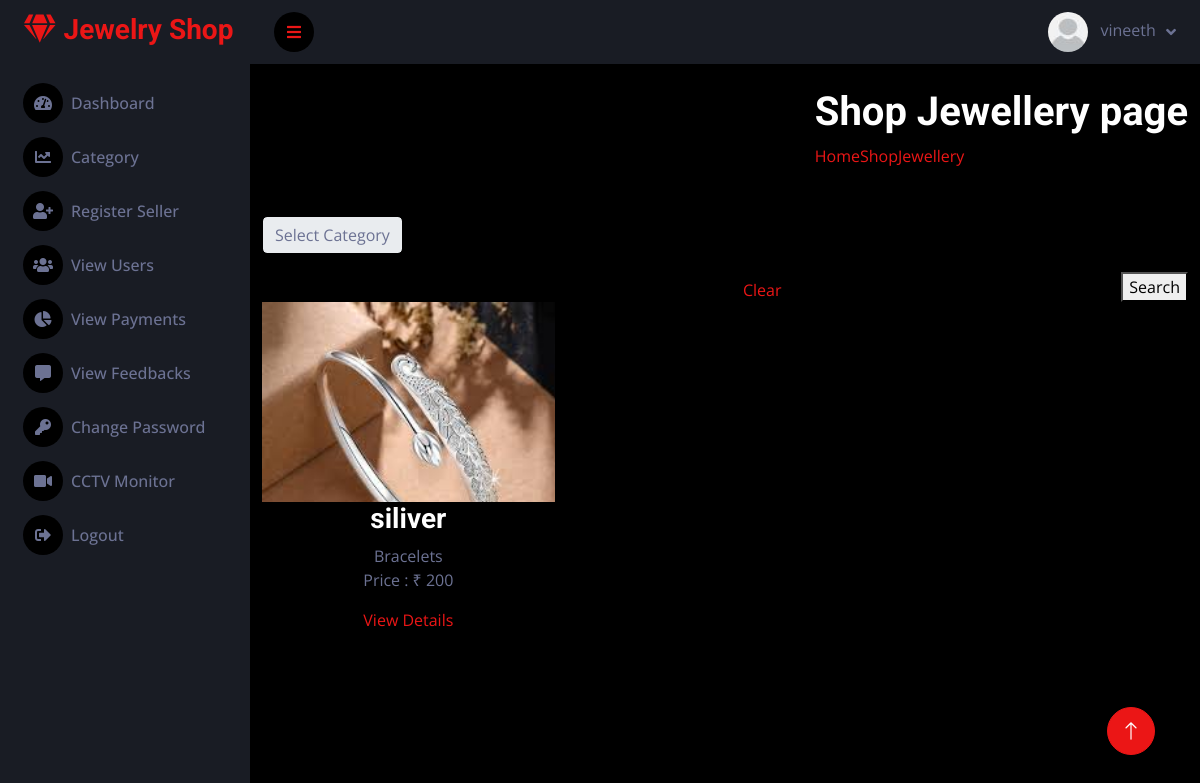
/jewellery.php (signed in), run on the app's committed database.
### tables this page shows
CREATE TABLE `item_master` (
  `Item_master_id` int(10) UNSIGNED NOT NULL,
  `Category_master_id` varchar(45) DEFAULT NULL,
  `Pname` varchar(600) DEFAULT NULL,
  `Description` varchar(5000) DEFAULT NULL,
  `Image1` varchar(4500) DEFAULT NULL,
  `Price` varchar(45) DEFAULT NULL,
  `Quantity` varchar(45) DEFAULT NULL
);

CREATE TABLE `category_master` (
  `Category_master_id` int(10) UNSIGNED NOT NULL,
  `Category` varchar(45) DEFAULT NULL
);

### jewellery.php (the view, shortened to what this page needs)
<?php
require_once 'config/connection.php';
?>
<!DOCTYPE html>
<html lang="zxx" class="no-js">
<?php require_once 'include/header.php'; ?>
<section class="banner-area organic-breadcrumb">
    <div class="container">
        <div class="breadcrumb-banner d-flex flex-wrap align-items-center justify-content-end">
            <div class="col-first">
                <h1>Shop Jewellery page</h1>
                <nav class="d-flex align-items-center">
                    <a href="index.html">Home<span class="lnr lnr-arrow-right"></span></a>
                    <a href="#">Shop<span class="lnr lnr-arrow-right"></span></a>
                    <a href="jewellery.php">Jewellery</a>
                </nav>
            </div>
        </div>
    </div>
</section><br></br>
<section class="about_section layout_padding2-top layout_padding-bottom">
<div class="container">
    <div class="row">
        <div class="col-md-12">
            <form method="GET" class="d-flex justify-content-between align-items-end">
                <div class="form-group mb-0">
                    <select class="form-control" id="category" name="category">
                    <option value="" selected disabled>Select Category</option>
                    </select><br></br>
                </div>
                <a href="jewellery.php" class="genric-btn danger circle arrow">Clear</span></a>
                <button type="submit" class="genric-btn primary circle arrow">Search</button>
            </form>
        </div>
    </div>
</div>
    <div class="recepie_area plus_padding">
        <div class="container">
            <div class="row">
            <?php
                $where_clause = "";
                $sql = "SELECT * FROM item_master $where_clause";
                $res = mysqli_query($conn, $sql);
                if (mysqli_num_rows($res) > 0) {
                    while ($row = mysqli_fetch_array($res)) {
                        $category_master = "";
                        ?>
                        <div class="col-xl-4 col-lg-4 col-md-6">
                            <div class="single_recepie text-center">
                                <div class="recepie_thumb">
                                    <div class="image-container">
                                        <img src="images/<?php echo $row['Image1']; ?>" alt="">
                                    </div>
                                </div>
                                <h3><?php echo $row['Pname']; ?></h3>
                                <?php
                                $catid = $row['Category_master_id'];
                                $qry = "SELECT * FROM category_master WHERE Category_master_id = '$catid'";
                                $result = mysqli_query($conn, $qry);
                                if ($result && mysqli_num_rows($result) > 0) {
                                    $row2 = mysqli_fetch_assoc($result);
                                    $category_master = $row2['Category'];
                                }
                                ?>
                                <span><?php echo $category_master; ?></span>
                                <p>Price : ₹ <?php echo $row['Price']; ?></p>
                                <a href="item_master-details.php?Item_master_id=<?php echo $row['Item_master_id']; ?>" class="line_btn">View Details</a>
                            </div>
                        </div>
                        <?php
                    }
                }
                ?>
            </div>
        </div>
    </div>
</section>
<br></br>
<?php require_once 'include/footer.php'; ?>
</html>
</body>

### include/header.php (shortened to what this page needs)
<head>
    <link href="https://cdnjs.cloudflare.com/ajax/libs/font-awesome/5.10.0/css/all.min.css" rel="stylesheet">
    <link href="https://cdn.jsdelivr.net/npm/bootstrap-icons@1.4.1/font/bootstrap-icons.css" rel="stylesheet">
    <link href="lib/owlcarousel/assets/owl.carousel.min.css" rel="stylesheet">
    <link href="lib/tempusdominus/css/tempusdominus-bootstrap-4.min.css" rel="stylesheet" />
    <link href="css/bootstrap.min.css" rel="stylesheet">
    <link href="css/style.css" rel="stylesheet">
</head>
<body>
    <div class="container-fluid position-relative d-flex p-0">
        <div class="sidebar pe-4 pb-3">
            <nav class="navbar bg-secondary navbar-dark">
                <a href="home.php" class="navbar-brand mx-4 mb-3">
                <h3 class="text-primary"><i class="fas fa-gem me-2"></i>Jewelry Shop</h3>
            </a>
            <div class="navbar-nav w-100">
            <a href="home.php" class="nav-item nav-link"><i class="fa fa-tachometer-alt me-2"></i>Dashboard</a>
                    <a href="category.php" class="nav-item nav-link"><i class="fas fa-chart-line me-2"></i>Category</a>
                    <a href="register-seller.php" class="nav-item nav-link"><i class="fas fa-user-plus me-2"></i>Register Seller</a>
                    <a href="remove-users.php" class="nav-item nav-link"><i class="fas fa-users me-2"></i>View Users</a>
                    <a href="view-cart.php" class="nav-item nav-link"><i class="fas fa-chart-pie me-2"></i>View Payments</a>
                    <a href="view-feedback.php" class="nav-item nav-link"><i class="fas fa-comment-alt me-2"></i>View Feedbacks</a>
                    <a href="change-password.php" class="nav-item nav-link"><i class="fas fa-key me-2"></i>Change Password</a>
                    <a href="http://127.0.0.1:8000/" class="nav-item nav-link"><i class="fas fa-video me-2"></i>CCTV Monitor</a>
                    <a href="include/logout.php" class="nav-item nav-link"><i class="fas fa-sign-out-alt me-2"></i>Logout</a>
                </div>
        </div>
        <div class="content">
            <nav class="navbar navbar-expand bg-secondary navbar-dark sticky-top px-4 py-0">
                <a href="#" class="sidebar-toggler flex-shrink-0">
                    <i class="fa fa-bars"></i>
                </a>
                <div class="navbar-nav align-items-center ms-auto">
                    <div class="nav-item dropdown">
                        <a href="#" class="nav-link dropdown-toggle" data-bs-toggle="dropdown">
                            <img class="rounded-circle me-lg-2" src="img/user.jpg" alt="" style="width: 40px; height: 40px;">
                            <span class="d-none d-lg-inline-flex"><?php echo $_SESSION['User_name']; ?></span>
                        </a>
                    </div>
                </div>
            </nav>
            <div class="container-fluid pt-4 px-4">
            </div>

### include/footer.php (shortened to what this page needs)
<a href="#" class="btn btn-lg btn-primary btn-lg-square back-to-top"><i class="bi bi-arrow-up"></i></a>

### css/style.css (style rules this page uses)
:root { --primary: #EB1616; --secondary: #191C24; --light: #6C7293; --dark: #000000; }
.back-to-top { position: fixed; display: none; right: 45px; bottom: 45px; z-index: 99; }
.btn { transition: .5s; }
.btn-lg-square { width: 48px; height: 48px; }
.btn-square, .btn-sm-square, .btn-lg-square { padding: 0; display: inline-flex; align-items: center; justify-content: center; font-weight: normal; border-radius: 50px; }
.sidebar { position: fixed; top: 0; left: 0; bottom: 0; width: 250px; height: 100vh; overflow-y: auto; background: var(--secondary); transition: 0.5s; z-index: 999; }
.content { margin-left: 250px; min-height: 100vh; background: var(--dark); transition: 0.5s; }
@media (min-width: 992px) { .sidebar { margin-left: 0; } }
@media (min-width: 992px) { .content { width: calc(100% - 250px); } }
.sidebar .navbar .navbar-nav .nav-link { padding: 7px 20px; color: var(--light); font-weight: 500; border-left: 3px solid var(--secondary); border-radius: 0 30px 30px 0; outline: none; }
.sidebar .navbar .navbar-nav .nav-link i { width: 40px; height: 40px; display: inline-flex; align-items: center; justify-content: center; background: var(--dark); border-radius: 40px; }
.content .navbar .navbar-nav .nav-link { margin-left: 25px; padding: 12px 0; color: var(--light); outline: none; }
.content .navbar .sidebar-toggler, .content .navbar .navbar-nav .nav-link i { width: 40px; height: 40px; display: inline-flex; align-items: center; justify-content: center; background: var(--dark); border-radius: 40px; }
.content .navbar .dropdown-toggle::after { margin-left: 6px; vertical-align: middle; border: none; content: "\f107"; font-family: "Font Awesome 5 Free"; font-weight: 900; transition: .5s; }

### jewellery.php (style rules this page uses)
.image-container { width: 100%; height: 200px; overflow: hidden; }
.image-container img { width: 100%; height: auto; }
.single_recepie { animation: fadeInUp 0.5s ease forwards; }
.recepie_area .row > div { margin-bottom: 20px; }

### data on the page
item_master: Image1 (picture), Pname "siliver", Category_master.Category "Bracelets", Price "200"

### other printed values
$_SESSION['User_name'] "vineeth"
